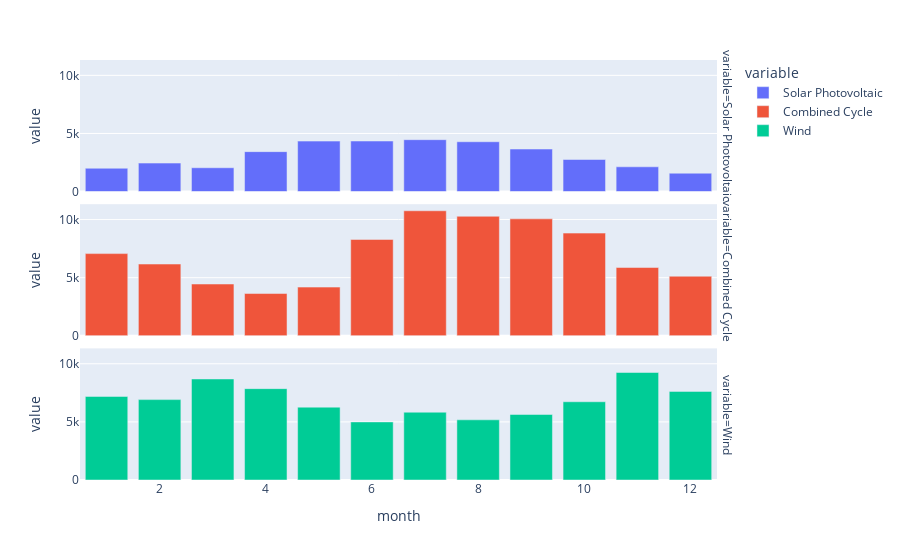

Write notebook code for a chart like this one.
### Markdown cell above
## Data visualization

### Code cell


### Figure 1 — Plotly figure (JSON) as saved in the notebook; plotly's stock layout.template omitted (floating-point values rounded to 4 significant figures)
{"data": [{"alignmentgroup": "True", "hovertemplate": "variable=Solar Photovoltaic<br>month=%{x}<br>value=%{y}<extra></extra>", "legendgroup": "Solar Photovoltaic", "marker": {"color": "#636efa", "pattern": {"shape": ""}}, "name": "Solar Photovoltaic", "offsetgroup": "Solar Photovoltaic", "orientation": "v", "showlegend": true, "textposition": "auto", "type": "bar", "x": [1, 2, 3, 4, 5, 6, 7, 8, 9, 10, 11, 12], "xaxis": "x3", "y": [2008.0, 2453.0, 2051.0, 3439.0, 4343.0, 4351.0, 4466.0, 4289.0, 3661.0, 2761.0, 2133.0, 1582.0], "yaxis": "y3"}, {"alignmentgroup": "True", "hovertemplate": "variable=Combined Cycle<br>month=%{x}<br>value=%{y}<extra></extra>", "legendgroup": "Combined Cycle", "marker": {"color": "#EF553B", "pattern": {"shape": ""}}, "name": "Combined Cycle", "offsetgroup": "Combined Cycle", "orientation": "v", "showlegend": true, "textposition": "auto", "type": "bar", "x": [1, 2, 3, 4, 5, 6, 7, 8, 9, 10, 11, 12], "xaxis": "x2", "y": [7072.0, 6173.0, 4453.0, 3637.0, 4188.0, 8289.0, 10750.0, 10280.0, 10060.0, 8833.0, 5872.0, 5125.0], "yaxis": "y2"}, {"alignmentgroup": "True", "hovertemplate": "variable=Wind<br>month=%{x}<br>value=%{y}<extra></extra>", "legendgroup": "Wind", "marker": {"color": "#00cc96", "pattern": {"shape": ""}}, "name": "Wind", "offsetgroup": "Wind", "orientation": "v", "showlegend": true, "textposition": "auto", "type": "bar", "x": [1, 2, 3, 4, 5, 6, 7, 8, 9, 10, 11, 12], "xaxis": "x", "y": [7189.0, 6915.0, 8690.0, 7860.0, 6267.0, 4997.0, 5833.0, 5177.0, 5637.0, 6731.0, 9247.0, 7623.0], "yaxis": "y"}], "layout": {"annotations": [{"font": {}, "showarrow": false, "text": "variable=Wind", "textangle": 90, "x": 0.98, "xanchor": "left", "xref": "paper", "y": 0.1567, "yanchor": "middle", "yref": "paper"}, {"font": {}, "showarrow": false, "text": "variable=Combined Cycle", "textangle": 90, "x": 0.98, "xanchor": "left", "xref": "paper", "y": 0.5, "yanchor": "middle", "yref": "paper"}, {"font": {}, "showarrow": false, "text": "variable=Solar Photovoltaic", "textangle": 90, "x": 0.98, "xanchor": "left", "xref": "paper", "y": 0.8433, "yanchor": "middle", "yref": "paper"}], "barmode": "relative", "legend": {"title": {"text": "variable"}, "tracegroupgap": 0}, "margin": {"t": 60}, "xaxis": {"anchor": "y", "domain": [0, 0.98], "title": {"text": "month"}}, "xaxis2": {"anchor": "y2", "domain": [0, 0.98], "matches": "x", "showticklabels": false}, "xaxis3": {"anchor": "y3", "domain": [0, 0.98], "matches": "x", "showticklabels": false}, "yaxis": {"anchor": "x", "domain": [0, 0.3133], "title": {"text": "value"}}, "yaxis2": {"anchor": "x2", "domain": [0.3433, 0.6567], "matches": "y", "title": {"text": "value"}}, "yaxis3": {"anchor": "x3", "domain": [0.6867, 1.0], "matches": "y", "title": {"text": "value"}}}}
